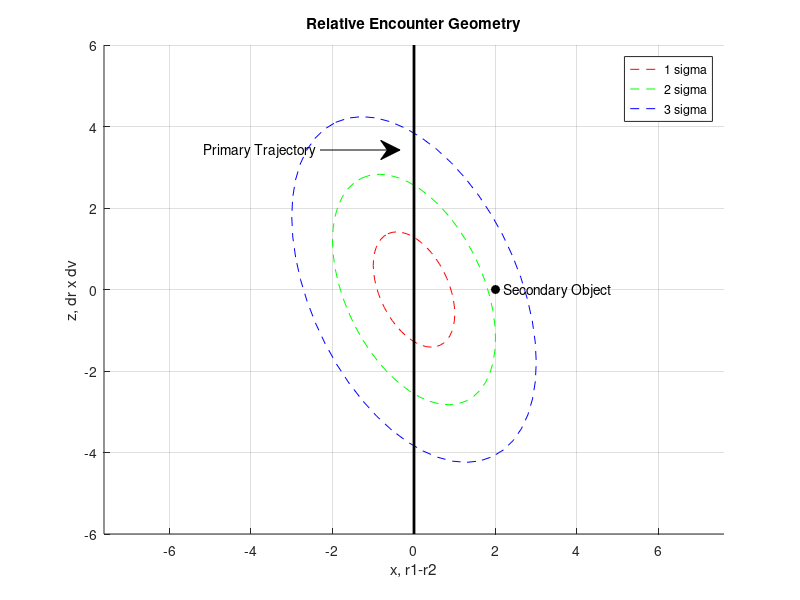

Here is the MATLAB script that generated this plot:
function drawConjunction(cov2x2, rA, dMiss)
% DRAWCONJUNCTION Draw satellite conjunction geometry
% The conjunction encounter plane is defined from the relative position and
% velocity of the two objects. The avoidance region is the sum of the two
% objects' hard-body radii.
%
% cov2x2  Covariance in the encounter plane
% rA      Avoidance radius
% dMiss   Miss distance

% Copyright 2023 The MathWorks, Inc.

if nargin==0
  % Use default values
  cov2x2 = [1 -0.6; -0.6 2];
  rA = 0.1;
  dMiss = 2;
end

[u,s] = svd(cov2x2);
theta = linspace(0,2*pi,51);
xE = sqrt(s(1,1)) * cos(theta);
yE = sqrt(s(2,2)) * sin(theta);
rE = u*[xE;yE];
rB = [dMiss;0];

hFEncounter = figure;
hAEncounter = axes(hFEncounter);

hold(hAEncounter,"on");

% plot 1 sigma
plot(hAEncounter, rE(1,:),rE(2,:),'r--')
% plot 2 sigma
plot(hAEncounter, 2*rE(1,:),2*rE(2,:),'g--')
% plot 3 sigma
plot(hAEncounter, 3*rE(1,:),3*rE(2,:),'b--')

hold(hAEncounter,"on");

% Draw and label secondary object
patch(hAEncounter,rB(1)+rA*cos(theta),rB(2)+rA*sin(theta),'k')
text(hAEncounter,rB(1)+2*rA,rB(2),'Secondary Object')

% Draw and label satellite trajectory
line(hAEncounter,[0 0],ylim,'color',[0 0 0],'linewidth',2)
annotation(hFEncounter,'textarrow',[0.4 0.5],[0.75 0.75],'string','Primary Trajectory')

xlabel(hAEncounter,'x, r1-r2')
ylabel(hAEncounter,'z, dr x dv')
grid(hAEncounter,"on")
axis(hAEncounter,"equal")
legend(hAEncounter,'1 sigma','2 sigma','3 sigma')
title(hAEncounter,'Relative Encounter Geometry')
